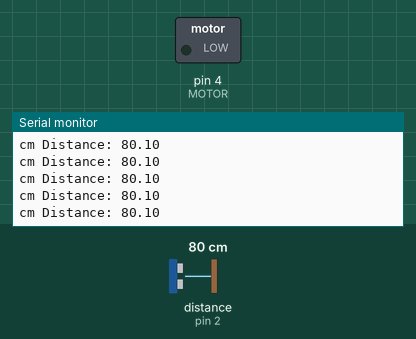
A sketch run on a simulated Arduino Uno, built with avr-gcc and run on an emulated ATmega328P. Parts: switched loads named in the sketch (green lamp = pin HIGH), the last lines printed to the serial monitor. Wiring (inferred from the names in the program): ultrasonic range finder: trigger pin 3; echo pin 2. The inputs (shaded band) are chosen by the test bench; at power-on: distance to the obstacle (sensor on pin 2) 80 cm. The echo pulse lasts 58.3 µs per cm; pins used as bus, display or sensor lines are not drawn.

Above: at 1.2 s.
1.3 s: distance to the obstacle (sensor on pin 2) set to 2 cm
At 2.1 s:
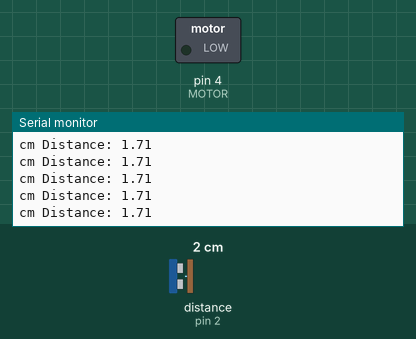
4.3 s: distance to the obstacle (sensor on pin 2) set to 18 cm
At 5.0 s:
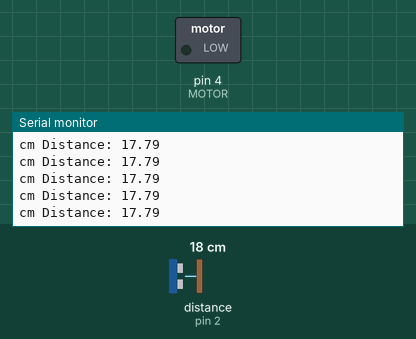
Timing chart, 0 to 7.3 s (numbered marks = the images above; inputs shaded):
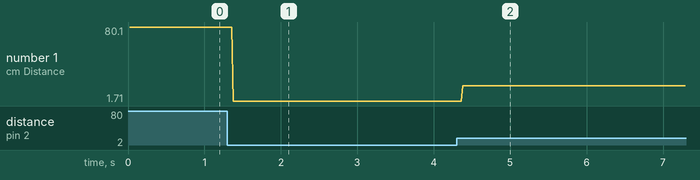

The sketch:

Sensor_Motor_Control.ino
```cpp
int Trig =3, Echo=2; //trig는 초음파를 쏘는곳 echo는 초음파를 받는곳
int MOTOR=4;
void setup() {
  Serial.begin(9600);
  pinMode(Trig,OUTPUT);
  pinMode(Echo,INPUT);
  pinMode(MOTOR,OUTPUT);

}

void loop() {
  digitalWrite(Trig,LOW);
  digitalWrite(Echo,LOW);
  delayMicroseconds(2); //잡음 제거를 위한 안정화 (오류가 생길수 있음)

  digitalWrite(Trig,HIGH);
  delayMicroseconds(10);
  digitalWrite(Trig,LOW); //초음파 10us동안 발생

  long reflection=pulseIn(Echo,HIGH); //펄스의 HIGH 측정된 시간 저장
  float distance = reflection /58.0;

  Serial.print("Distance: ");
  Serial.println(distance);
  Serial.print("cm ");

  int speed = map(distance,0,3000,0,255);
  analogWrite(MOTOR,speed);
}
```

Measured:
- after the input at 1.3 s, the serial monitor: prints a new line after 0.08 s (image 1)
- after the input at 4.3 s, the serial monitor: prints a new line after 0.08 s (image 2)
- plotted number 1: 80.1 → 1.71 after the input at 1.3 s, 1.71 → 17.79 after the input at 4.3 s
